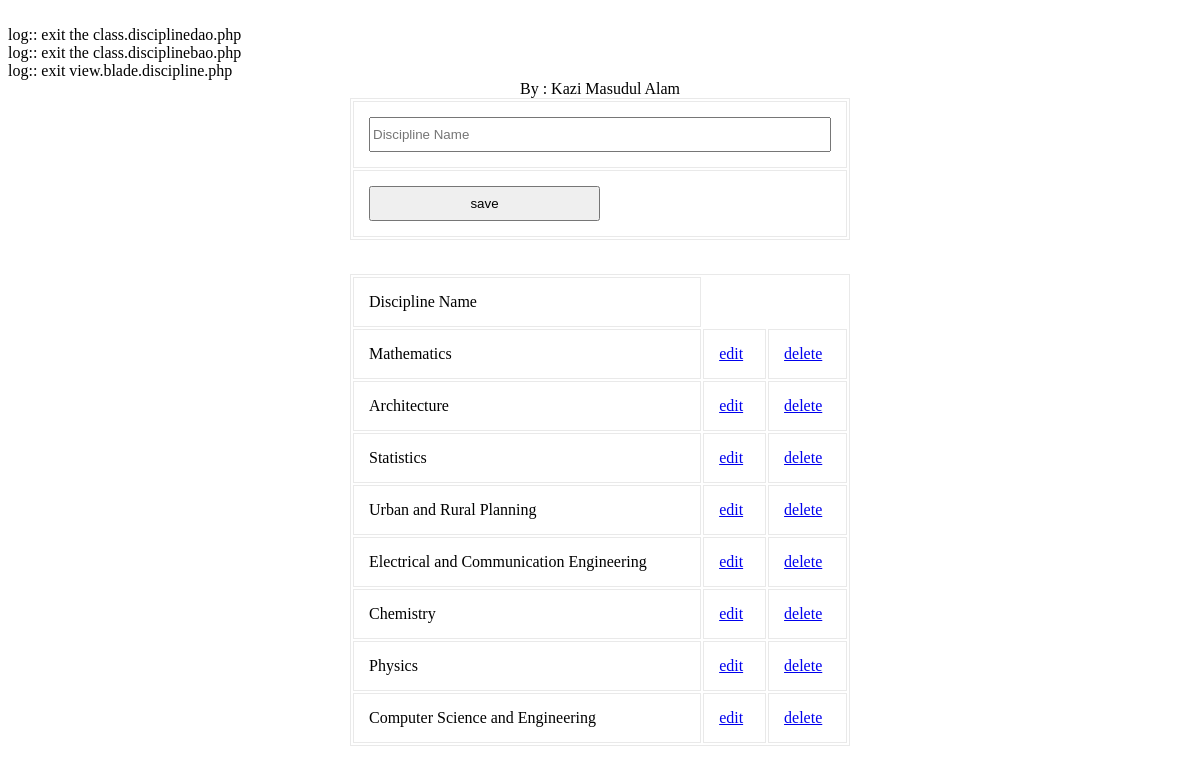
The page /modules/dash/view.discipline.php on the database its author committed.
### tables this page shows
CREATE TABLE IF NOT EXISTS `tbl_discipline` (
  `ID` varchar(40) NOT NULL,
  `Name` varchar(50) NOT NULL,
  `SchoolID` varchar(40) NOT NULL,
  PRIMARY KEY (`ID`)
);

### util/class.util.php (called while the page is built, shortened)
<?php
class DBUtil implements I_DBUtil {
	private static $s_instance;
	private $_host;
	private $_username;
	private $_password;
	private $_database;
	protected $_connection;
	protected $_result;
	public static function getInstance() {
		if(!self::$s_instance) {
			self::$s_instance = new self();
		}
		return self::$s_instance;
	}
	private function readDBConfig(){
		$_config = ConfigUtil::getInstance();
		$this->_host = $_config->getDBHost();
		$this->_username = $_config->getDBUserName();
		$this->_password = $_config->getDBPassword();
		$this->_database = $_config->getDBName();
	}
	private function setConnection(){
		$this->_connection = new mysqli($this->_host, $this->_username,
			$this->_password, $this->_database);
	}
	public function doQuery($sql) {
		$this->_result = $this->_connection->query($sql) or die(mysqli_error($this->_result));
		return $this->_result;
	}
	public function getNumRows() {
		$this->_numRows = mysqli_num_rows($this->_result);
		return $this->_numRows;
	}
	public function getAllRows() {
		$rows = array();
		for($x = 0; $x < $this->getNumRows(); $x++) {
			$rows[] = mysqli_fetch_assoc($this->_result);
		}
		return $rows;
	}
}
class ConfigUtil implements I_DBConfig{
	public static $s_instance;
	private $_host;
	private $_username;
	private $_password;
	private $_database;
	public static function getInstance() {
		if(!self::$s_instance) {
			self::$s_instance = new self();
		}
		return self::$s_instance;
	}
	private function readDBConfig(){
		$ini_array = parse_ini_file("/../config/db.ini");
		$this->_host = $ini_array['host'];
		$this->_username = $ini_array['username'];
		$this->_password = $ini_array['password'];
		$this->_database = $ini_array['database'];
	}
	public function getDBHost(){
		return $this->_host;
	}
	public function getDBUserName(){
		return $this->_username;
	}
	public function getDBPassword(){
		return $this->_password;
	}
	public function getDBName(){
		return $this->_database;
	}
}
?>

### common/class.common.php (called while the page is built, shortened)
<?php
class Result{
    private $_IsSuccess=0;
    private $_ResultObject;
    public function setIsSuccess($IsSuccess){
        $this->_IsSuccess = $IsSuccess;
    }
    public function getIsSuccess(){
        return $this->_IsSuccess;
    }
    public function setResultObject($ResultObject){
        $this->_ResultObject = $ResultObject;
    }
    public function getResultObject(){
        return $this->_ResultObject;
    }
}
class Discipline{
private $_ID;
    private $_Name;
    public function setID ( $ID ) {
        $this->_ID = $ID;
    }
    public function getID () {
        return $this->_ID;
    }
    public function setName( $Name ) {
        $this->_Name = $Name;
    }
    public function getName() {
        return $this->_Name;
    }
}
?>

### modules/dash/view.discipline.php (the view, shortened to what this page needs)
<?php
include_once 'blade/view.discipline.blade.php';
include_once '/../../common/class.common.php';
?>
<!DOCTYPE html PUBLIC "-//W3C//DTD XHTML 1.0 Transitional//EN" "http://www.w3.org/TR/xhtml1/DTD/xhtml1-transitional.dtd">
<html xmlns="http://www.w3.org/1999/xhtml">
	<head>
		<link rel="stylesheet" href="style.css" type="text/css" />
	</head>
<body>
<center>
	<div id="header">
		<label>By : Kazi Masudul Alam</a></label>
	</div>
	<div id="form">
		<form method="post">
			<table width="100%" border="1" cellpadding="15">
				<tr>
					<td><input type="text" name="txtName" placeholder="Discipline Name" value="<?php
					if(isset($_GET['edit'])) echo $getROW->getName();  ?>" /></td>
				</tr>
				<tr>
					<td>
						<?php
						if(isset($_GET['edit']))
						{
							?>
							<button type="submit" name="update">update</button>
							<?php
						}
						else
						{
							?>
							<button type="submit" name="save">save</button>
							<?php
						}
						?>
					</td>
				</tr>
			</table>
		</form>
<br />
	<table width="100%" border="1" cellpadding="15" align="center">
	<?php
	$Result = $_DisciplineBAO->getAllDisciplines();
	if($Result->getIsSuccess()){
		$DisciplineList = $Result->getResultObject();
	?>
		<tr>
			<td>Discipline Name</td>
		</tr>
		<?php
		for($i = 0; $i < sizeof($DisciplineList); $i++) {
			$Discipline = $DisciplineList[$i];
			?>
		    <tr>
			    <td><?php echo $Discipline->getName(); ?></td>
			    <td><a href="?edit=<?php echo $Discipline->getID(); ?>" onclick="return confirm('sure to edit !'); " >edit</a></td>
			    <td><a href="?del=<?php echo $Discipline->getID(); ?>" onclick="return confirm('sure to delete !'); " >delete</a></td>
		    </tr>
	    <?php
		}
	}
	else{
		echo $Result->getResultObject();
	}
	?>
	</table>
	</div>
</center>
</body>
</html>

### modules/dash/style.css (style rules this page uses)
#form { width:500px; margin:0px auto; text-align:center; }
#form form input { width:100%; height:35px; }
form button { width:50%; height:35px; }
table,td { border:solid #e9e9e9 1px; }

### rows shown on the page
tbl_discipline: Name "Mathematics"
tbl_discipline: Name "Architecture"
tbl_discipline: Name "Statistics"
tbl_discipline: Name "Urban and Rural Planning"
tbl_discipline: Name "Electrical and Communication Engineering"
tbl_discipline: Name "Chemistry"
tbl_discipline: Name "Physics"
tbl_discipline: Name "Computer Science and Engineering"
